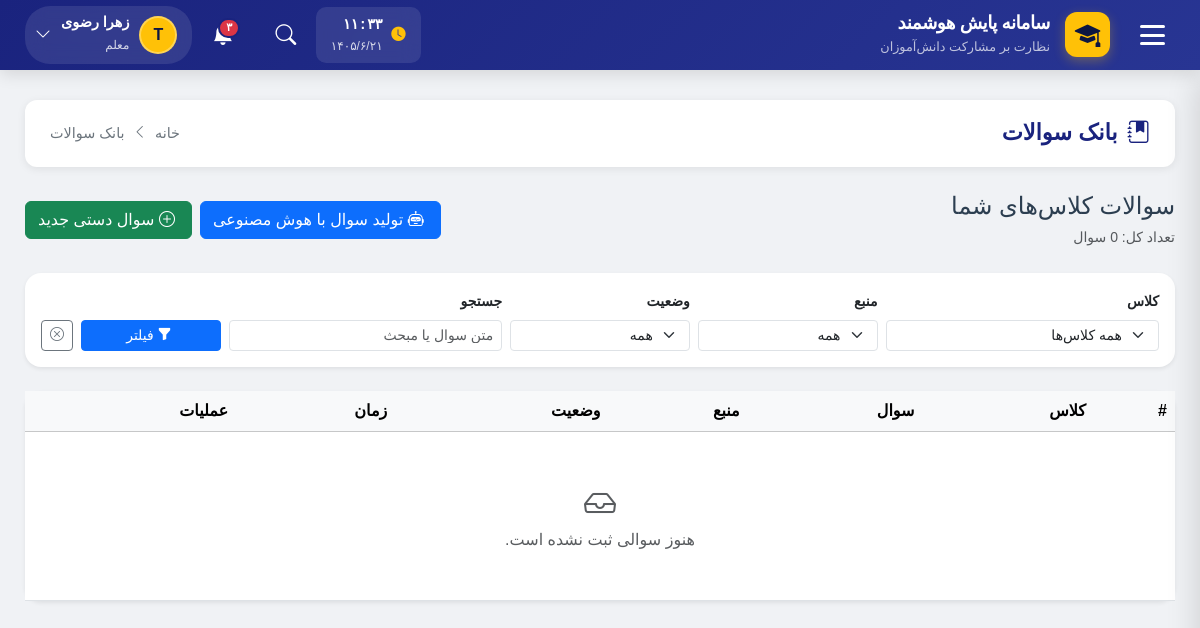
The page /teacher/questions/ (signed in) on the database its author committed.
### accounts/models.py (models this page shows, shortened)
class User(AbstractUser):
    ROLE_CHOICES = (
        ('student', 'دانش آموز'),
        ('teacher', 'معلم'),
        ('assistant', 'معاون'),
        ('principal', 'مدیر مدرسه'),
        ('district_admin', 'مسئول منطقه'),
        ('county_admin', 'مسئول شهرستان'),
        ('province_admin', 'مسئول استان'),
        ('country_admin', 'مسئول کشور'),
    )
    role = models.CharField(max_length=20, choices=ROLE_CHOICES, default='student')
    national_id = models.CharField(
        max_length=10,
        unique=True,
        null=True,
        blank=True,
        verbose_name="کد ملی"
    )
    class Meta:
        verbose_name = "کاربر"
        verbose_name_plural = "کاربران"

### dashboard/views.py (the view)
# urls.py: path('teacher/questions/', views.teacher_question_bank, name='teacher_question_bank'),
@teacher_required
def teacher_question_bank(request):
    questions = Question.objects.filter(
        classroom__teacher=request.user
    ).select_related(
        'classroom',
        'session',
        'ai_job',
        'created_by'
    ).order_by('-created_at')
    classrooms = get_teacher_classrooms(request.user)
    classroom_filter = request.GET.get('classroom', '')
    source_filter = request.GET.get('source', '')
    status_filter = request.GET.get('review_status', '')
    search_query = request.GET.get('q', '')
    if classroom_filter:
        questions = questions.filter(classroom_id=classroom_filter)
    if source_filter:
        questions = questions.filter(source=source_filter)
    if status_filter:
        questions = questions.filter(review_status=status_filter)
    if search_query:
        questions = questions.filter(
            Q(text__icontains=search_query) |
            Q(topic__icontains=search_query)
        )
    context = {
        'questions': questions,
        'classrooms': classrooms,
        'classroom_filter': classroom_filter,
        'source_filter': source_filter,
        'status_filter': status_filter,
        'search_query': search_query,
        'total_count': questions.count(),
        'title': 'بانک سوالات',
    }
    return render(request, 'dashboard/teacher/question_bank.html', context)

### dashboard/views.py (called while the page is built)
def teacher_required(view_func):
    @wraps(view_func)
    def wrapper(request, *args, **kwargs):
        if not request.user.is_authenticated:
            return redirect('accounts:login')
        if request.user.role != 'teacher':
            messages.error(request, 'دسترسی فقط برای معلم مجاز است.')
            return redirect('dashboard:home')
        return view_func(request, *args, **kwargs)
    return wrapper

def get_teacher_classrooms(user):
    return Classroom.objects.filter(teacher=user).order_by('name')

### dashboard/templates/dashboard/teacher/question_bank.html (shortened to what this page needs)
{% extends 'base.html' %}
{% block content %}
<div class="page-breadcrumb">
    <h1 class="breadcrumb-title">
        <i class="bi bi-journal-bookmark-fill"></i>
        بانک سوالات
    </h1>
    <div class="breadcrumb-nav">
        <a href="{% url 'dashboard:home' %}">خانه</a>
        <i class="bi bi-chevron-left"></i>
        <span>بانک سوالات</span>
    </div>
</div>
<div class="d-flex flex-wrap justify-content-between align-items-center gap-2 mb-4">
    <div>
        <h4 class="mb-1">سوالات کلاس‌های شما</h4>
        <small class="text-muted">
            تعداد کل: {{ total_count }} سوال
        </small>
    </div>
    <div class="d-flex gap-2">
        <a href="{% url 'dashboard:teacher_ai_new' %}" class="btn btn-primary">
            <i class="bi bi-robot me-1"></i>
            تولید سوال با هوش مصنوعی
        </a>
        <a href="{% url 'dashboard:teacher_question_manual_create' %}" class="btn btn-success">
            <i class="bi bi-plus-circle me-1"></i>
            سوال دستی جدید
        </a>
    </div>
</div>
<div class="card shadow-sm border-0 rounded-4 mb-4">
    <div class="card-body">
        <form method="get" class="row g-2 align-items-end">
            <div class="col-md-3">
                <label class="form-label small fw-bold">کلاس</label>
                <select name="classroom" class="form-select form-select-sm">
                    <option value="">همه کلاس‌ها</option>
                </select>
            </div>
            <div class="col-md-2">
                <label class="form-label small fw-bold">منبع</label>
                <select name="source" class="form-select form-select-sm">
                    <option value="">همه</option>
                </select>
            </div>
            <div class="col-md-2">
                <label class="form-label small fw-bold">وضعیت</label>
                <select name="review_status" class="form-select form-select-sm">
                    <option value="">همه</option>
                </select>
            </div>
            <div class="col-md-3">
                <label class="form-label small fw-bold">جستجو</label>
                <input type="text" name="q" value="{{ search_query }}" class="form-control form-control-sm" placeholder="متن سوال یا مبحث">
            </div>
            <div class="col-md-2 d-flex gap-2">
                <button type="submit" class="btn btn-primary btn-sm flex-grow-1">
                    <i class="bi bi-funnel-fill me-1"></i>
                    فیلتر
                </button>
                <a href="{% url 'dashboard:teacher_question_bank' %}" class="btn btn-outline-secondary btn-sm">
                    <i class="bi bi-x-circle"></i>
                </a>
            </div>
        </form>
    </div>
</div>
<div class="card shadow-sm border-0 rounded-4">
    <div class="table-responsive">
        <table class="table table-hover align-middle mb-0">
            <thead class="table-light">
                <tr>
                    <th>#</th>
                    <th>کلاس</th>
                    <th>سوال</th>
                    <th>منبع</th>
                    <th>وضعیت</th>
                    <th>زمان</th>
                    <th>عملیات</th>
                </tr>
            </thead>
            <tbody>
                {% for question in questions %}
                    <tr>
                        <td>{{ question.id }}</td>
                        <td>
                            <strong>{{ question.classroom.name }}</strong>
                            <br>
                            <small class="text-muted">{{ question.classroom.subject }}</small>
                        </td>
                        <td style="min-width: 280px;">
                            {{ question.text|truncatechars:90 }}
                            {% if question.topic %}
                                <br>
                                <small class="text-muted">
                                    <i class="bi bi-tag me-1"></i>
                                    {{ question.topic }}
                                </small>
                            {% endif %}
                        </td>
                        <td>
                            {% if question.source == 'ai' %}
                                <span class="badge bg-info text-dark">هوش مصنوعی</span>
                            {% else %}
                                <span class="badge bg-secondary">دستی</span>
                            {% endif %}
                        </td>
                        <td>
                            {% if question.review_status == 'approved' %}
                                <span class="badge bg-success">تایید شده</span>
                            {% elif question.review_status == 'rejected' %}
                                <span class="badge bg-danger">رد شده</span>
                            {% else %}
                                <span class="badge bg-warning text-dark">در انتظار</span>
                            {% endif %}
                        </td>
                        <td>
                            {{ question.timer_seconds }} ثانیه
                        </td>
                        <td>
                            <div class="d-flex gap-1">
                                <a href="{% url 'dashboard:teacher_question_edit' question.id %}" class="btn btn-sm btn-outline-primary">
                                    <i class="bi bi-pencil"></i>
                                </a>
                                <a href="{% url 'dashboard:teacher_question_delete' question.id %}" class="btn btn-sm btn-outline-danger">
                                    <i class="bi bi-trash"></i>
                                </a>
                            </div>
                        </td>
                    </tr>
                {% empty %}
                    <tr>
                        <td colspan="7" class="text-center text-muted py-5">
                            <i class="bi bi-inbox" style="font-size: 2rem;"></i>
                            <br>
                            هنوز سوالی ثبت نشده است.
                        </td>
                    </tr>
                {% endfor %}
            </tbody>
        </table>
    </div>
</div>
{% endblock %}

### templates/base.html (shortened to what this page needs)
{% load django_bootstrap5 %}
<!DOCTYPE html>
<html lang="fa" dir="rtl">
<head>
    {% bootstrap_css %}
    <link rel="stylesheet" href="https://cdn.jsdelivr.net/npm/bootstrap-icons@1.11.1/font/bootstrap-icons.css">
    <link href="https://cdn.jsdelivr.net/gh/rastikerdar/vazirmatn@v33.003/Vazirmatn-font-face.css" rel="stylesheet" />
</head>
<body>
    <header class="main-header">
        <button class="hamburger-btn" id="menuToggle" title="منوی اصلی">
            <div class="hamburger-icon">
                <span></span>
                <span></span>
                <span></span>
            </div>
        </button>
        <a href="{% url 'dashboard:home' %}" class="header-brand">
            <div class="brand-icon">
                <i class="bi bi-mortarboard-fill"></i>
            </div>
            <div class="brand-text">
                <h5>سامانه پایش هوشمند</h5>
                <small>نظارت بر مشارکت دانش‌آموزان</small>
            </div>
        </a>
        <div class="header-actions">
            <div class="header-clock" id="headerClock">
                <i class="bi bi-clock-fill"></i>
                <div>
                    <div class="clock-time">--:--</div>
                    <div class="clock-date">--/--/--</div>
                </div>
            </div>
            <div class="header-search">
                <button class="search-toggle" id="searchToggle">
                    <i class="bi bi-search"></i>
                </button>
            </div>
            <div style="position: relative;">
                <button class="header-action-btn" id="notificationToggle">
                    <span class="badge-notification">۳</span>
                </button>
            </div>
            <div class="user-dropdown">
                <button class="user-menu-btn" id="userMenuToggle">
                    <div class="user-avatar">
                        {{ user.username|first|upper }}
                    </div>
                    <div class="user-info">
                        <span class="name">{{ user.get_full_name|default:user.username }}</span>
                        <span class="role">{{ user.get_role_display }}</span>
                    </div>
                    <i class="bi bi-chevron-down"></i>
                </button>
            </div>
        </div>
    </header>
    <main class="main-content">
        {% block content %}
        {% endblock %}
    </main>
</body>
</html>

### rows shown on the page
User: username|first "T", get_full_name "زهرا رضوی", role "معلم"

### other values the page prints
{{ total_count }} "0"
